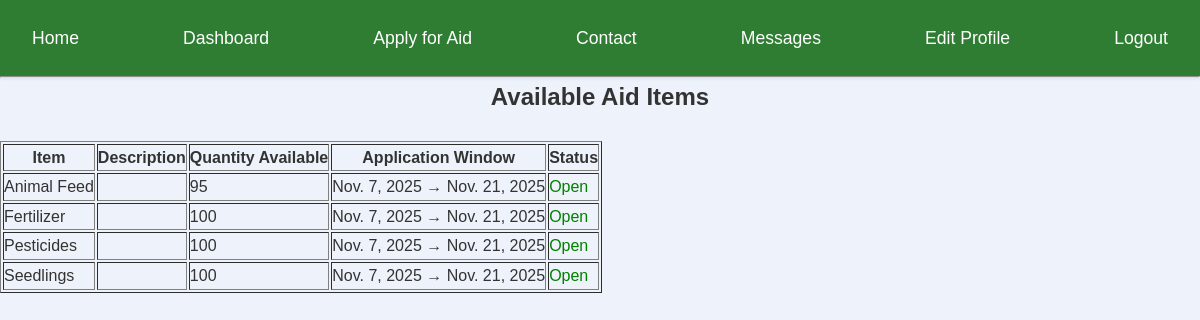
Screenshot of /farmer/available-aid/ (signed in) with the database file from the repository.
### core/models.py (models this page shows, shortened)
class AidItem(models.Model):
    AID_CHOICES = [
        ('fertilizer', 'Fertilizer'),
        ('seedlings', 'Seedlings'),
        ('pesticides', 'Pesticides'),
        ('animal_feed', 'Animal Feed'),
        ('other', 'Other'),
    ]
    name = models.CharField(max_length=100, choices=AID_CHOICES)
    quantity_available = models.PositiveIntegerField(default=0)
    application_start = models.DateField()
    application_deadline = models.DateField()
    is_open_for_application = models.BooleanField(default=True)
    subitems = models.JSONField(default=list, blank=True)

### core/views.py (the view)
# urls.py: path('farmer/available-aid/', views.available_aid, name='available_aid'),
@login_required
def available_aid(request):
    aids = AidItem.objects.all().order_by('name')
    return render(request, "core/farmer_aid_list.html", {"aids": aids})

### core/templates/core/farmer_aid_list.html
{% extends 'core/base.html' %}
{% block content %}
<h2>Available Aid Items</h2>
<table border="1" cellpadding="8">
    <tr>
        <th>Item</th>
        <th>Description</th>
        <th>Quantity Available</th>
        <th>Application Window</th>
        <th>Status</th>
    </tr>
    {% for aid in aids %}
    <tr>
        <td>{{ aid.get_name_display }}</td>
        <td>{{ aid.description }}</td>
        <td>{{ aid.quantity_available }}</td>
        <td>{{ aid.application_start }} → {{ aid.application_deadline }}</td>
        <td>
            {% if aid.is_open_for_application %}
                <span style="color: green;">Open</span>
            {% else %}
                <span style="color: red;">Closed</span>
            {% endif %}
        </td>
    </tr>
    {% empty %}
    <tr><td colspan="5">No aid items available right now.</td></tr>
    {% endfor %}
</table>
{% endblock %}

### core/static/core/css/styles.css (style rules this page uses)
* { margin: 0; padding: 0; box-sizing: border-box; }
body { margin: 0; font-family: "Segoe UI", Tahoma, Geneva, Verdana, sans-serif; color: #333; line-height: 1.6; background-color: #f9f9f9; }
h1, h2, h3 { font-weight: bold; margin-bottom: 15px; color: #000; }
body { background-color: #f8faf8; font-family: "Poppins", sans-serif; color: #333; }
h2 { font-weight: 600; color: #0d0d0e; text-align: center; margin-bottom: 20px; }
h2 { text-align: center; font-weight: bold; color: #2c3e50; }
body { background-color: #f5f9ff; font-family: "Poppins", sans-serif; margin: 0; padding: 0; }
h2, h3 { text-align: center; color: #333; margin-bottom: 1.5rem; }
body { background-color: #f3f7fc; font-family: "Poppins", sans-serif; }
body { background-color: #eef3fb; font-family: "Poppins", sans-serif; }

### rows the page displays
AidItem: name "Animal Feed", quantity_available "95", application_start "Nov. 7, 2025", application_deadline "Nov. 21, 2025", is_open_for_application "Open"
AidItem: name "Fertilizer", quantity_available "100", application_start "Nov. 7, 2025", application_deadline "Nov. 21, 2025", is_open_for_application "Open"
AidItem: name "Pesticides", quantity_available "100", application_start "Nov. 7, 2025", application_deadline "Nov. 21, 2025", is_open_for_application "Open"
AidItem: name "Seedlings", quantity_available "100", application_start "Nov. 7, 2025", application_deadline "Nov. 21, 2025", is_open_for_application "Open"
